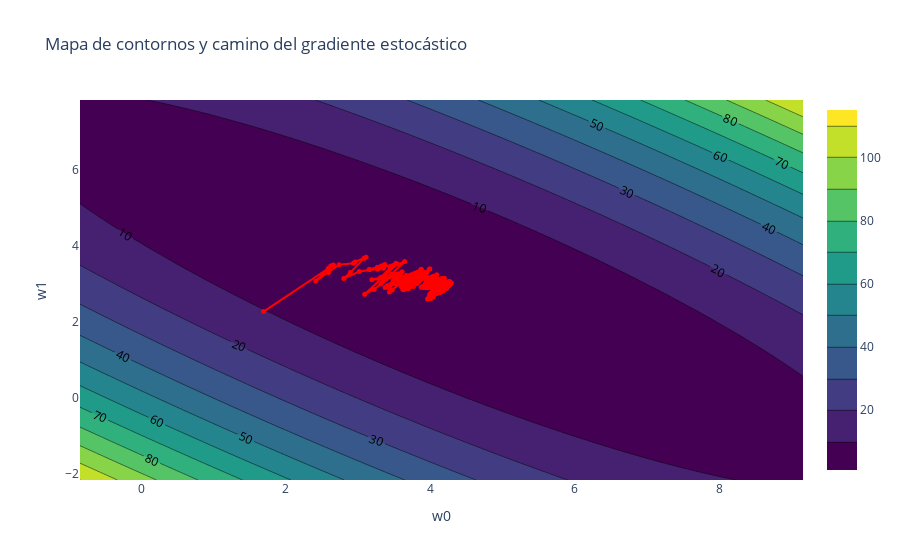

The cell this chart's notebook holds for it:
### Code cell
# Inicializar listas para almacenar el camino del gradiente
w0_path_new = []
w1_path_new = []
n_epochs = 50

def learning_schedule(t, t0=5, t1=50):
        return t0 / (t + t1)


# Implementar el descenso de gradiente estocástico y registrar el camino
w = np.random.randn(2, 1)  # Inicializar los pesos aleatoriamente
for epoch in range(n_epochs):
        for j in range(m):
                random_index = np.random.randint(m)
                xi = X_b[random_index:random_index+1]
                yi = y[random_index:random_index+1]
                grad = 2 * xi.T @ (xi @ w - yi)
                eta = learning_schedule(epoch * m + j)
                w = w - eta * grad
                # Registrar los valores de w0 y w1
                w0_path_new.append(w[0, 0])
                w1_path_new.append(w[1, 0])

# Crear la figura para el mapa de contornos
fig = go.Figure()

# Añadir el mapa de contornos
fig.add_trace(go.Contour(
                z=mse_vals,  # Valores de MSE
                x=W0[0],  # Valores de w0 (eje x)  
                y=W1[:, 0],  # Valores de w1 (eje y)
                colorscale='Viridis',  # Escala de colores
                contours=dict(showlabels=True),  # Mostrar etiquetas en los contornos
                name='Mapa de contornos'
))

# Añadir el camino seguido por el gradiente estocástico
fig.add_trace(go.Scatter(
                x=w0_path_new,  # Valores de w0 en el camino
                y=w1_path_new,  # Valores de w1 en el camino
                mode='lines+markers',  # Mostrar líneas y marcadores
                marker=dict(size=5, color='red'),  # Configuración de los marcadores
                line=dict(color='red', width=2),  # Configuración de las líneas
                name='Camino del gradiente'  # Nombre de la traza
))

# Configurar etiquetas y título del gráfico
fig.update_layout(
                title='Mapa de contornos y camino del gradiente estocástico',  # Título del gráfico
                xaxis_title='w0',  # Etiqueta del eje x
                yaxis_title='w1',  # Etiqueta del eje y
                legend=dict(x=0.8, y=0.9)  # Posición de la leyenda
)

print(f"Pesos finales: w0 = {w[0][0]:.2f}, w1 = {w[1][0]:.2f}")
# Mostrar la figura interactiva
fig.show()

### Figure 1 — Plotly figure (JSON) as saved in the notebook; plotly's stock layout.template omitted (floating-point values rounded to 4 significant figures; data arrays with more than 128 entries replaced by an {"elided": "..."} marker saying what was removed)
{"data": [{"colorscale": [[0, "#440154"], [0.1111, "#482878"], [0.2222, "#3e4989"], [0.3333, "#31688e"], [0.4444, "#26828e"], [0.5556, "#1f9e89"], [0.6667, "#35b779"], [0.7778, "#6ece58"], [0.8889, "#b5de2b"], [1, "#fde725"]], "contours": {"showlabels": true}, "name": "Mapa de contornos", "type": "contour", "x": [-0.8456, -0.7446, -0.6436, -0.5425, -0.4415, -0.3405, -0.2395, -0.1385, -0.0375, 0.06351, 0.1645, 0.2655, 0.3665, 0.4676, 0.5686, 0.6696, 0.7706, 0.8716, 0.9726, 1.074, 1.175, 1.276, 1.377, 1.478, 1.579, 1.68, 1.781, 1.882, 1.983, 2.084, 2.185, 2.286, 2.387, 2.488, 2.589, 2.69, 2.791, 2.892, 2.993, 3.094, 3.195, 3.296, 3.397, 3.498, 3.599, 3.7, 3.801, 3.902, 4.003, 4.104, 4.205, 4.306, 4.407, 4.508, 4.609, 4.71, 4.811, 4.912, 5.013, 5.114, 5.215, 5.316, 5.417, 5.518, 5.619, 5.72, 5.821, 5.922, 6.023, 6.124, 6.225, 6.326, 6.427, 6.528, 6.629, 6.73, 6.831, 6.932, 7.033, 7.134, 7.235, 7.336, 7.437, 7.538, 7.639, 7.74, 7.841, 7.942, 8.043, 8.144, 8.245, 8.346, 8.447, 8.548, 8.649, 8.75, 8.851, 8.952, 9.053, 9.154], "y": [-2.172, -2.071, -1.97, -1.869, -1.768, -1.667, -1.566, -1.465, -1.364, -1.263, -1.162, -1.061, -0.9599, -0.8589, -0.7579, -0.6569, -0.5559, -0.4549, -0.3539, -0.2529, -0.1518, -0.05083, 0.05018, 0.1512, 0.2522, 0.3532, 0.4542, 0.5552, 0.6562, 0.7572, 0.8583, 0.9593, 1.06, 1.161, 1.262, 1.363, 1.464, 1.565, 1.666, 1.767, 1.868, 1.969, 2.07, 2.171, 2.272, 2.373, 2.474, 2.575, 2.676, 2.777, 2.878, 2.979, 3.08, 3.181, 3.283, 3.384, 3.485, 3.586, 3.687, 3.788, 3.889, 3.99, 4.091, 4.192, 4.293, 4.394, 4.495, 4.596, 4.697, 4.798, 4.899, 5.0, 5.101, 5.202, 5.303, 5.404, 5.505, 5.606, 5.707, 5.808, 5.909, 6.01, 6.111, 6.212, 6.313, 6.414, 6.515, 6.616, 6.717, 6.818, 6.919, 7.02, 7.121, 7.222, 7.323, 7.424, 7.525, 7.626, 7.727, 7.828], "z": {"elided": "100x100 float values"}}, {"line": {"color": "red", "width": 2}, "marker": {"color": "red", "size": 5}, "mode": "lines+markers", "name": "Camino del gradiente", "type": "scatter", "x": {"elided": "5000 float values"}, "y": {"elided": "5000 float values"}}], "layout": {"legend": {"x": 0.8, "y": 0.9}, "title": {"text": "Mapa de contornos y camino del gradiente estocástico"}, "xaxis": {"title": {"text": "w0"}}, "yaxis": {"title": {"text": "w1"}}}}
